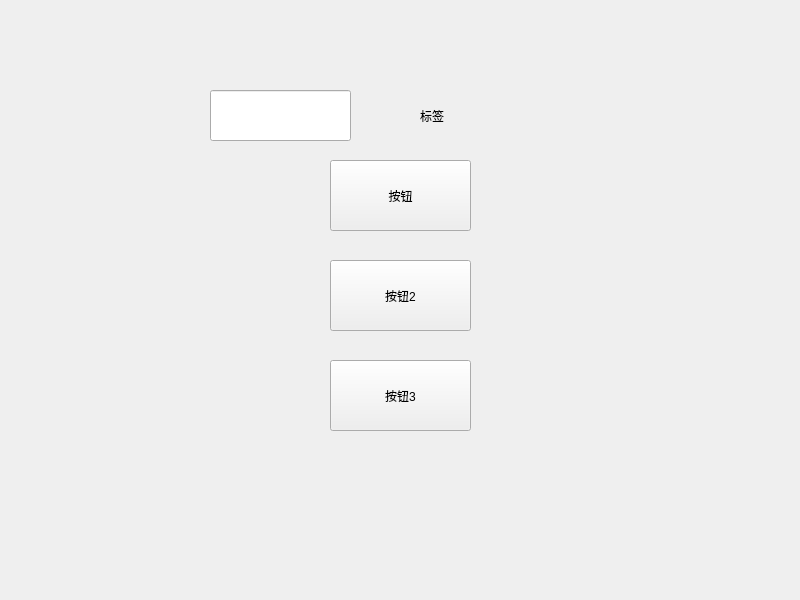
<?xml version="1.0" encoding="UTF-8"?>
<ui version="4.0">
 <class>Widget</class>
 <widget class="QWidget" name="Widget">
  <property name="geometry">
   <rect>
    <x>0</x>
    <y>0</y>
    <width>800</width>
    <height>600</height>
   </rect>
  </property>
  <property name="windowTitle">
   <string>Widget</string>
  </property>
  <widget class="QPushButton" name="pushButton">
   <property name="geometry">
    <rect>
     <x>330</x>
     <y>160</y>
     <width>141</width>
     <height>71</height>
    </rect>
   </property>
   <property name="text">
    <string>按钮</string>
   </property>
  </widget>
  <widget class="QPushButton" name="pushButton_2">
   <property name="geometry">
    <rect>
     <x>330</x>
     <y>260</y>
     <width>141</width>
     <height>71</height>
    </rect>
   </property>
   <property name="text">
    <string>按钮2</string>
   </property>
  </widget>
  <widget class="QPushButton" name="pushButton_3">
   <property name="geometry">
    <rect>
     <x>330</x>
     <y>360</y>
     <width>141</width>
     <height>71</height>
    </rect>
   </property>
   <property name="text">
    <string>按钮3</string>
   </property>
  </widget>
  <widget class="QLineEdit" name="lineEdit">
   <property name="geometry">
    <rect>
     <x>210</x>
     <y>90</y>
     <width>141</width>
     <height>51</height>
    </rect>
   </property>
  </widget>
  <widget class="QLabel" name="label">
   <property name="geometry">
    <rect>
     <x>420</x>
     <y>90</y>
     <width>131</width>
     <height>51</height>
    </rect>
   </property>
   <property name="text">
    <string>标签</string>
   </property>
  </widget>
 </widget>
 <resources/>
 <connections/>
</ui>
